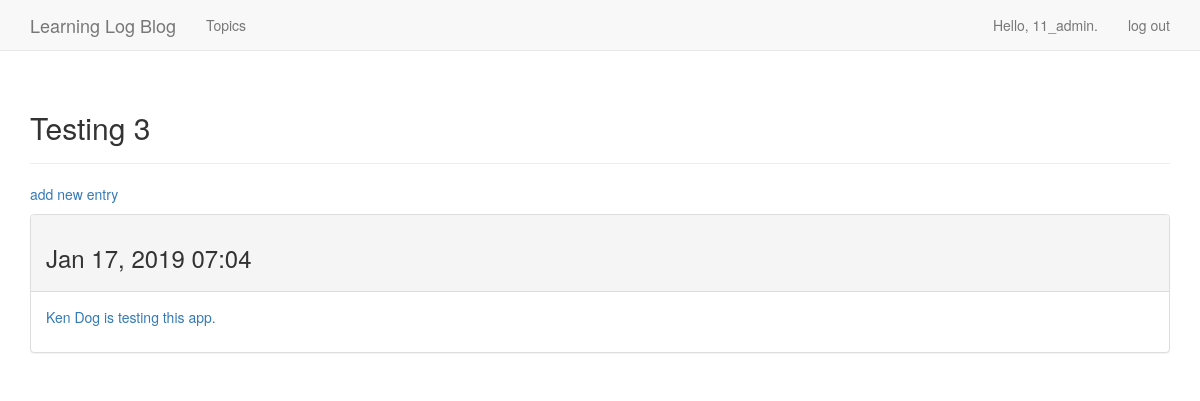
Page /topics/3/ (signed in) on the earlier database version.
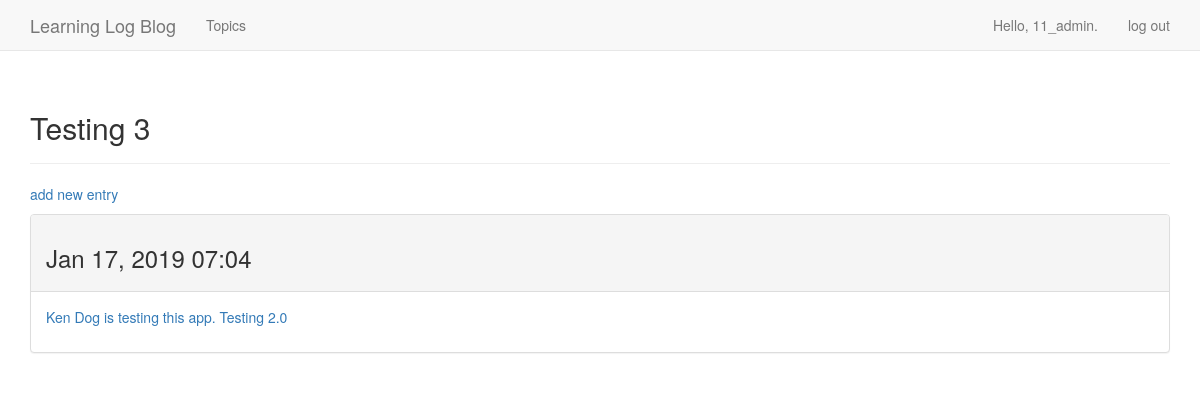
Same page on the later database version.
### learning_logs/models.py (models this page shows, shortened)
class Topic(models.Model):
    text = models.CharField(max_length=200)
    date_added = models.DateTimeField(auto_now_add=True)
    owner = models.ForeignKey(User, on_delete=models.CASCADE)
    def __str__(self):
        return self.text

class Entry(models.Model):
    topic = models.ForeignKey(Topic, on_delete=models.CASCADE)
    text = models.TextField()
    date_added = models.DateTimeField(auto_now_add=True)
    class Meta:
        verbose_name_plural = 'entries'

### learning_logs/views.py (the view)
# urls.py: path('topics/<int:topic_id>/', views.topic, name='topic'),
@login_required
def topic(request, topic_id):
    topic = Topic.objects.get(id=topic_id)
    if topic.owner != request.user:
        raise Http404
    entries = topic.entry_set.order_by('-date_added')
    context = {'topic': topic, 'entries': entries}
    return render(request, 'learning_logs/topic.html', context)

### learning_logs/templates/learning_logs/topic.html
{% extends 'learning_logs/base.html' %}
{% block header %}
  <h2>{{ topic }}</h2>
{% endblock header %}
{% block content %}
  <p>
    <a href="{% url 'learning_logs:new_entry' topic.id %}">add new entry</a>
  </p>
  {% for entry in entries %}
    <div class="panel panel-default">
      <div class="panel-heading">
        <h3>
          {{ entry.date_added|date:'M d, Y H:i' }}
          <small>
            <a href="{% url 'learning_logs:edit_entry' entry.id %}">
          </small>
        </h3>
      </div>
      <div class="panel-body">
        {{ entry.text|linebreaks }}
      </div>
    </div>
  {% empty %}
    There are no entries for this topic yet.
  {% endfor %}
{% endblock content %}

### learning_logs/templates/learning_logs/base.html (shortened to what this page needs)
{% load bootstrap3 %}
<!DOCTYPE html>
<html lang="en">
  <head>
    {% bootstrap_css %}
  </head>
<body>
  <nav class="navbar navbar-default navbar-static-top">
    <div class="container">
      <div class="navbar-header">
        <a class="navbar-brand" href="{% url 'learning_logs:index' %}">
            Learning Log Blog</a>
      </div>
      <div id="navbar" class="navbar-collapse collapse">
        <ul class="nav navbar-nav">
          <li><a href="{% url 'learning_logs:topics' %}">Topics</a></li>
        </ul>
        <ul class="nav navbar-nav navbar-right">
          {% if user.is_authenticated %}
            <li><a>Hello, {{ user.username }}.</a></li>
            <li><a href="{% url 'users:logout' %}">log out</a></li>
          {% else %}
            <li><a href="{% url 'users:register' %}">register</a></li>
            <li><a href="{% url 'users:login' %}">login</a></li>
          {% endif %}
        </ul>
      </div>
    </div>
  </nav>
  <div class="container">
    <div class="page-header">
      {% block header %}{% endblock header %}
    </div>
    <div>
      {% block content %}{% endblock content %}
    </div>
  </div>
</body>
</html>

Differences in the rows shown:
changed Entry: text "Ken Dog is testing this app." → "Ken Dog is testing this app. Testing 2.0"
